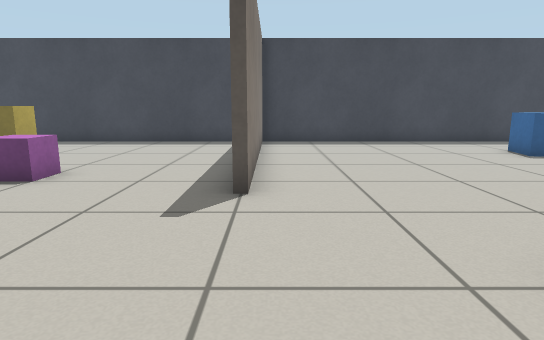
view 1 (above)

17 first-person views from a walk through a robot-simulator world made for Gazebo. The camera is 0.68 m above the floor, tilts 10° down and sees 75° across. The floor is counted in squares, 0.5 m on a side. Each view is taken from the middle of a square. On the plan, view 1 faces up. The plan holds only what a view shows up to about 15 squares ahead; the rest is blank.

view 2
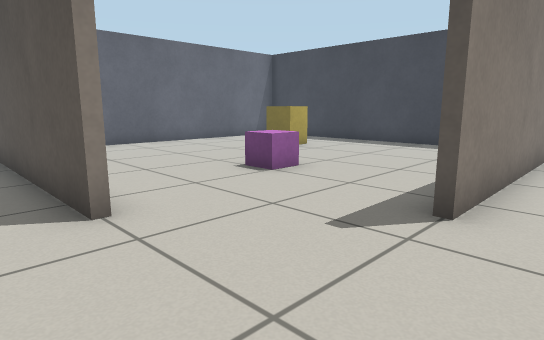

view 3
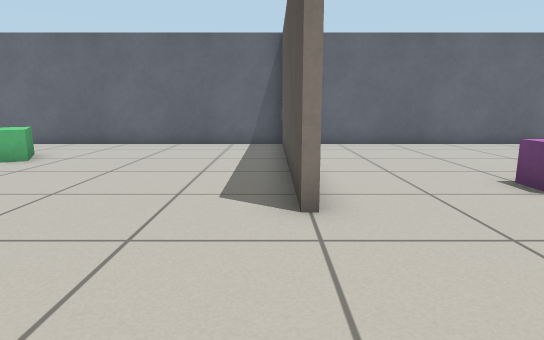

view 4
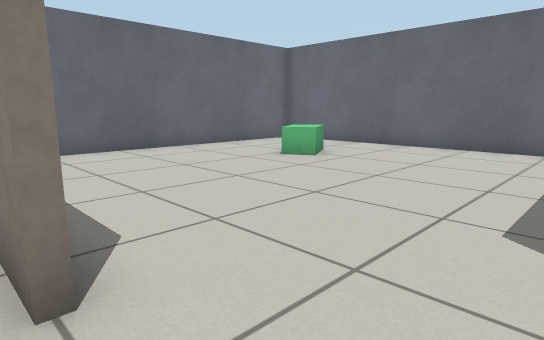

view 5
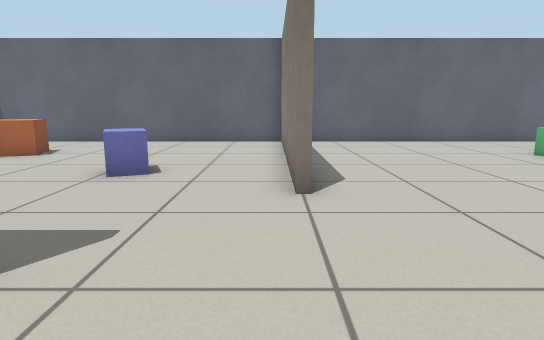

view 6
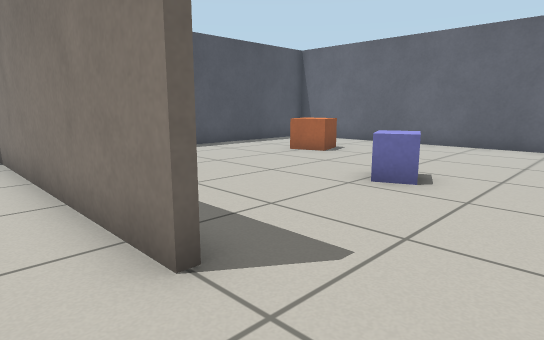

view 7
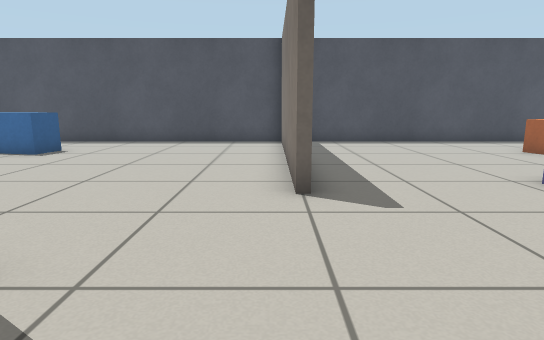

view 8
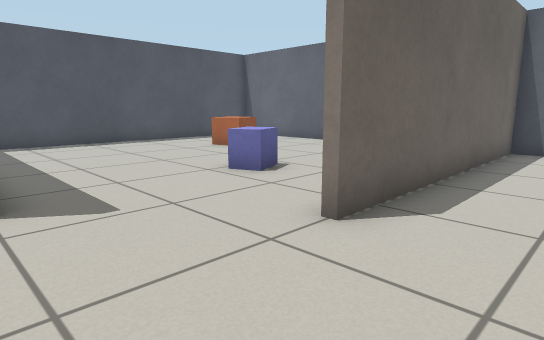

view 9
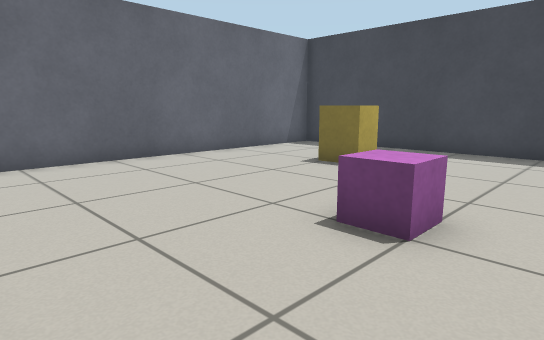

view 10
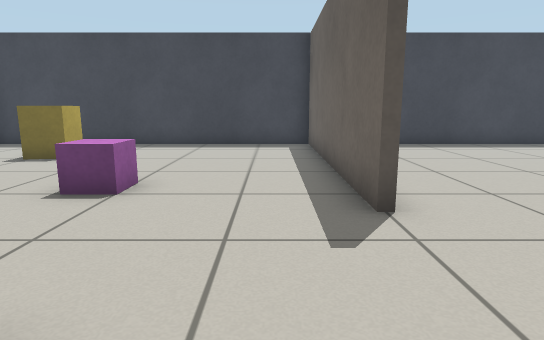

view 11
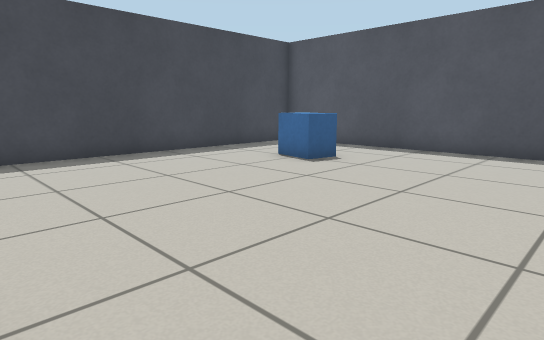

view 12
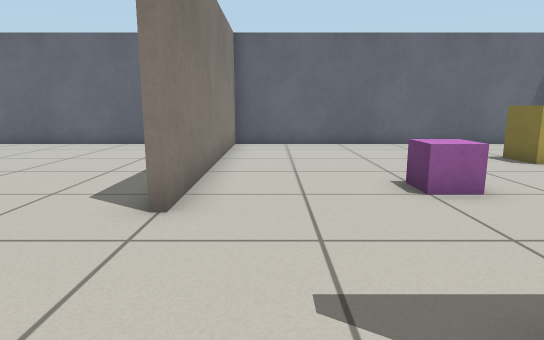

view 13
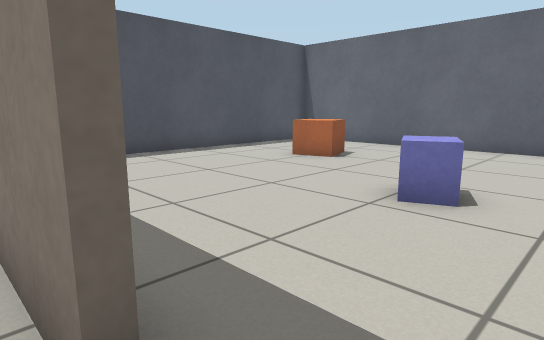

view 14
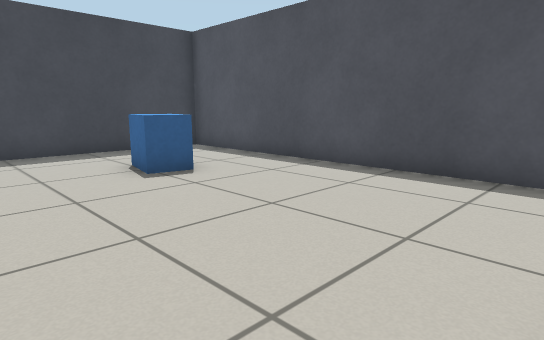

view 15
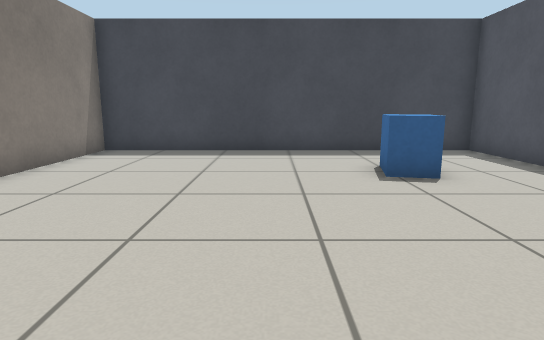

view 16
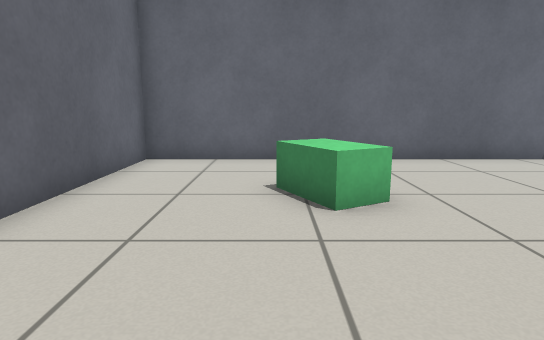

view 17
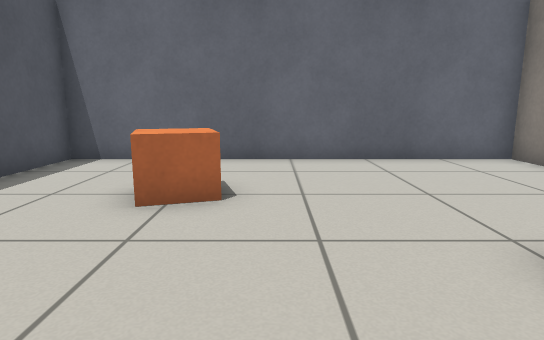

### Floor plan
Points are (right, up) in squares from view 1. A wall is a line through its corners. A room is listed if a view was taken in it or the views show most of it. See-through windows are left out.
Room 1 (views 1, 2, 3, 4, 5, 6, 7, 8, 9, 11, 12, 13)
walls: (-0.6, 5.5) (-0.6, 14.3) (-12.3, 14.3) (-12.3, 2.6) (-3.5, 2.6); (2.4, 2.6) (3.4, 2.6)
ways out: opening at (-2, 0.7) to room 2; opening at (1.5, 4.2) to room 3; opening at (1, 0.7) to room 4
objects: yellow box (-8, 11); magenta box (-5, 7)
Room 2 (views 10, 16)
walls: (-3.4, 2.4) (-12.3, 2.4) (-12.3, -9.3) (-0.6, -9.3) (-0.6, -0.5)
ways out: opening at (-2, 0.7) to room 1
objects: green box (-9, -6) to (-8, -5)
Room 3 (views 14, 15)
walls: (3.4, 2.6) (10.9, 2.6); (11.4, 2.5) (11.4, 14.3) (-0.4, 14.3) (-0.4, 5.5)
ways out: opening at (1.5, 4.2) to room 1
objects: blue box (8, 10) to (8, 11)
Room 4 (view 17)
walls: (-0.4, -0.4) (-0.4, -9.3) (11.4, -9.3) (11.4, 1.4)
ways out: opening at (1, 0.7) to room 1
objects: blue box (3, -3) to (3, -2); orange box (7, -6) to (8, -5)

Positions as (right, up) in squares from view 1, and headings:
1: (0, 0), facing up
2: (1, 1), facing up-left
3: (1, 2), facing left
4: (0, 2), facing down-left
5: (0, 5), facing down
6: (0, 4), facing down-right
7: (-3, 3), facing right
8: (-3, 3), facing down-right
9: (-3, 3), facing up-left
10: (-2, 1), facing up
11: (0, 4), facing up-right
12: (1, 4), facing left
13: (1, 3), facing down-right
14: (4, 3), facing up-right
15: (5, 3), facing up
16: (-3, -6), facing left
17: (6, 0), facing down
